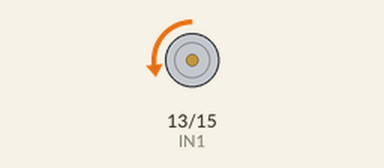
The sketch below on a simulated Arduino Uno, built with avr-gcc and run on an emulated ATmega328P. On the bench: motor-driver pin pairs drawn as motors (green arrow = first pin HIGH = forward, orange = second pin HIGH = backward, longer = more drive, scaled by the enable pin).

Above: at 0.05 s.
Timing chart, 0 to 3.0 s (numbered marks = the images above):
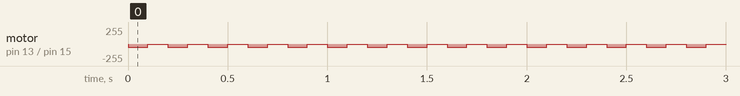

Measured:
- by itself, motor on pin 13 (IN1) / pin 15 (IN2): alternates backward 50/255 for 0.10 s and stopped for 0.10 s

The sketch:

L298N_motor.ino
```cpp
#define ENA 11
#define IN1 13
#define IN2 15

void setup() {
  // put your setup code here, to run once:
  pinMode(IN1,OUTPUT);
  pinMode(IN2,OUTPUT);
  pinMode(ENA,OUTPUT);
}

void loop() {
  // put your main code here, to run repeatedly:

  digitalWrite(IN1,LOW);   //电机反转
  digitalWrite(IN2,HIGH);
  analogWrite(ENA,50);
   delay(100);
    digitalWrite(IN1,LOW); //控制电机停下
    digitalWrite(IN2,LOW);
    analogWrite(ENA,255);
    delay(100);

}
```
